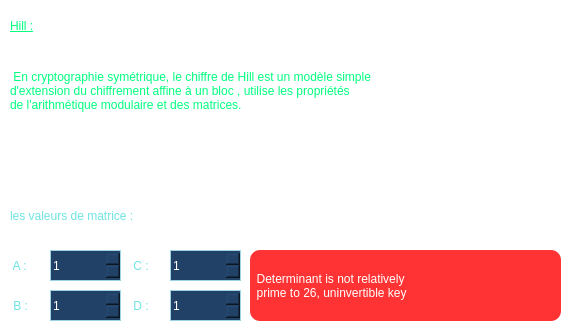
        <widget class="QWidget" name="hill">
         <property name="styleSheet">
          <string notr="true">background:transparent;

border-radius: 15px;</string>
         </property>
         <widget class="QLabel" name="label_19">
          <property name="geometry">
           <rect>
            <x>10</x>
            <y>0</y>
            <width>91</width>
            <height>51</height>
           </rect>
          </property>
          <property name="styleSheet">
           <string notr="true">background:transparent;
text-decoration: underline;

font: 14pt &quot;5by7&quot;;
color: rgb(0, 255, 127);
font: 14pt &quot;Century Gothic&quot;;</string>
          </property>
          <property name="text">
           <string>Hill :</string>
          </property>
         </widget>
         <widget class="QLabel" name="label_20">
          <property name="geometry">
           <rect>
            <x>10</x>
            <y>40</y>
            <width>561</width>
            <height>101</height>
           </rect>
          </property>
          <property name="styleSheet">
           <string notr="true">background:transparent;

font: 12pt &quot;5by7&quot;;
color: rgb(0, 255, 127);
font: 12pt &quot;Century Gothic&quot;;</string>
          </property>
          <property name="text">
           <string> En cryptographie symétrique, le chiffre de Hill est un modèle simple
d'extension du chiffrement affine à un bloc , utilise les propriétés
de l'arithmétique modulaire et des matrices.</string>
          </property>
         </widget>
         <widget class="QLabel" name="label_54">
          <property name="geometry">
           <rect>
            <x>10</x>
            <y>200</y>
            <width>241</width>
            <height>31</height>
           </rect>
          </property>
          <property name="styleSheet">
           <string notr="true">background:transparent;
font: 14pt &quot;5by7&quot;;



color:#6fe3e3;

font: 14pt &quot;Century Gothic&quot;;</string>
          </property>
          <property name="text">
           <string>les valeurs de matrice :</string>
          </property>
         </widget>
         <widget class="QLabel" name="label_55">
          <property name="geometry">
           <rect>
            <x>10</x>
            <y>250</y>
            <width>31</width>
            <height>31</height>
           </rect>
          </property>
          <property name="styleSheet">
           <string notr="true">background:transparent;
border-radius: 0px;




color:#6fe3e3;</string>
          </property>
          <property name="text">
           <string> A :</string>
          </property>
         </widget>
         <widget class="QLabel" name="label_56">
          <property name="geometry">
           <rect>
            <x>10</x>
            <y>290</y>
            <width>31</width>
            <height>31</height>
           </rect>
          </property>
          <property name="styleSheet">
           <string notr="true">

color:#6fe3e3;</string>
          </property>
          <property name="text">
           <string> B :</string>
          </property>
         </widget>
         <widget class="QLabel" name="label_57">
          <property name="geometry">
           <rect>
            <x>130</x>
            <y>250</y>
            <width>31</width>
            <height>31</height>
           </rect>
          </property>
          <property name="styleSheet">
           <string notr="true">background:transparent;




color:#6fe3e3;</string>
          </property>
          <property name="text">
           <string> C :</string>
          </property>
         </widget>
         <widget class="QLabel" name="label_58">
          <property name="geometry">
           <rect>
            <x>130</x>
            <y>290</y>
            <width>31</width>
            <height>31</height>
           </rect>
          </property>
          <property name="styleSheet">
           <string notr="true">background:transparent;




color:#6fe3e3;</string>
          </property>
          <property name="text">
           <string> D :</string>
          </property>
         </widget>
         <widget class="QSpinBox" name="hilla">
          <property name="geometry">
           <rect>
            <x>50</x>
            <y>250</y>
            <width>71</width>
            <height>31</height>
           </rect>
          </property>
          <property name="whatsThis">
           <string/>
          </property>
          <property name="styleSheet">
           <string notr="true">
color: rgb(255, 255, 255);

border-radius: 0px;
border:1px solid #9cd3e2;
background-color: rgb(33, 65, 103);</string>
          </property>
          <property name="readOnly">
           <bool>false</bool>
          </property>
          <property name="showGroupSeparator" stdset="0">
           <bool>true</bool>
          </property>
          <property name="minimum">
           <number>1</number>
          </property>
          <property name="maximum">
           <number>999</number>
          </property>
         </widget>
         <widget class="QSpinBox" name="hillb">
          <property name="geometry">
           <rect>
            <x>50</x>
            <y>290</y>
            <width>71</width>
            <height>31</height>
           </rect>
          </property>
          <property name="styleSheet">
           <string notr="true">
color: rgb(255, 255, 255);
border-radius: 0px;
border:1px solid #9cd3e2;
background-color: rgb(33, 65, 103);</string>
          </property>
          <property name="readOnly">
           <bool>false</bool>
          </property>
          <property name="showGroupSeparator" stdset="0">
           <bool>true</bool>
          </property>
          <property name="minimum">
           <number>1</number>
          </property>
          <property name="maximum">
           <number>999</number>
          </property>
         </widget>
         <widget class="QSpinBox" name="hillc">
          <property name="geometry">
           <rect>
            <x>170</x>
            <y>250</y>
            <width>71</width>
            <height>31</height>
           </rect>
          </property>
          <property name="styleSheet">
           <string notr="true">border-radius: 0px;
border:1px solid #9cd3e2;
color: rgb(255, 255, 255);
background-color: rgb(33, 65, 103);</string>
          </property>
          <property name="readOnly">
           <bool>false</bool>
          </property>
          <property name="showGroupSeparator" stdset="0">
           <bool>true</bool>
          </property>
          <property name="minimum">
           <number>1</number>
          </property>
          <property name="maximum">
           <number>9999</number>
          </property>
         </widget>
         <widget class="QSpinBox" name="hilld">
          <property name="geometry">
           <rect>
            <x>170</x>
            <y>290</y>
            <width>71</width>
            <height>31</height>
           </rect>
          </property>
          <property name="styleSheet">
           <string notr="true">
color: rgb(255, 255, 255);
border-radius: 0px;
border:1px solid #9cd3e2;
background-color: rgb(33, 65, 103);</string>
          </property>
          <property name="readOnly">
           <bool>false</bool>
          </property>
          <property name="showGroupSeparator" stdset="0">
           <bool>true</bool>
          </property>
          <property name="minimum">
           <number>1</number>
          </property>
          <property name="maximum">
           <number>999</number>
          </property>
         </widget>
         <widget class="QLabel" name="msg_7">
          <property name="enabled">
           <bool>false</bool>
          </property>
          <property name="geometry">
           <rect>
            <x>250</x>
            <y>250</y>
            <width>311</width>
            <height>71</height>
           </rect>
          </property>
          <property name="styleSheet">
           <string notr="true">background:rgba(255,0,0,0.8);
color: rgb(255, 255, 255);
border-radius:10px;
</string>
          </property>
          <property name="text">
           <string>  Determinant is not relatively 
  prime to 26, uninvertible key</string>
          </property>
         </widget>
        </widget>
